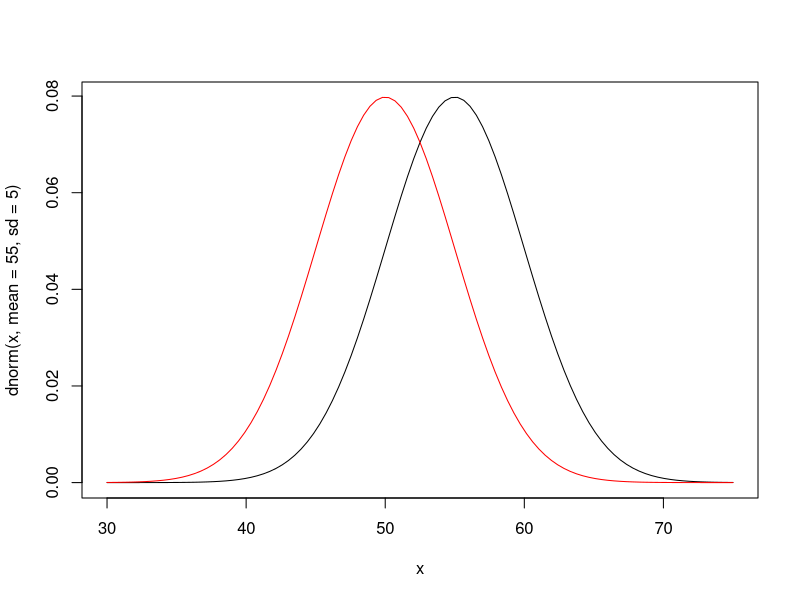
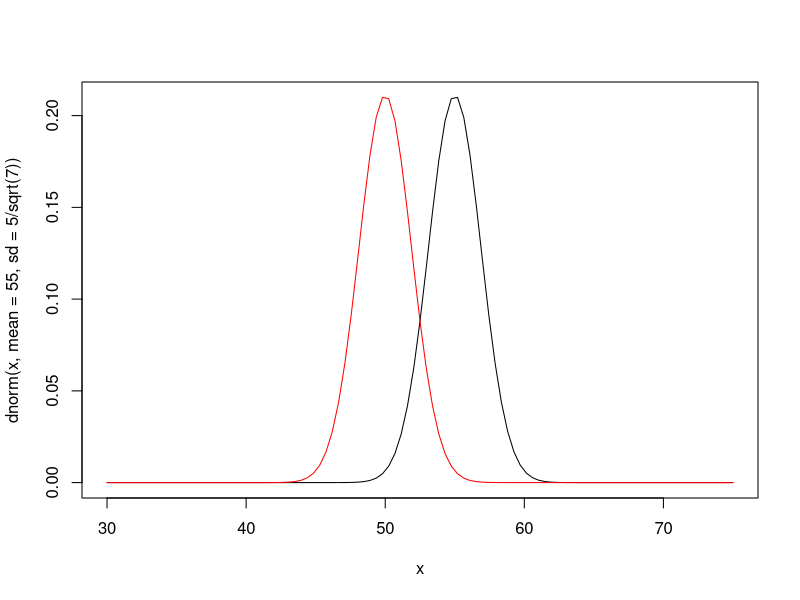

The R source for these figures, in order:
set.seed(380)

# Plot the distributions
curve(dnorm(x, mean=55, sd=5), from = 30, to=75)
curve(dnorm(x, mean=50, sd=5), from=30, to=75, add = T, col='red')

# Try multiple sample sizes
n <- 1:20

# Compute beta for each sample size
# pnorm: get P(Xbar_A ≤ cutoff from Xbar_0)
# qnorm: get cuttoff for rejection region
beta <- pnorm(
  q=qnorm(1-0.05, mean=50, sd=5/sqrt(n)),
  mean=55, sd=5/sqrt(n)
)

# Combine sample size with power
cbind(n, power=1-beta)

# A sample of size 7 produces a power that is at least 0.8
curve(dnorm(x, mean=55, sd=5/sqrt(7)), from = 30, to=75)
curve(dnorm(x, mean=50, sd=5/sqrt(7)), from=30, to=75, add = T, col='red')

# Compute a random sample for data collection
y <- rnorm(n=7, mean=55, sd=5)

# Compute p-value
z <- (mean(y)-50)/(5/sqrt(7))

pnorm(q=z, lower.tail = F)
1-pnorm(q=z)
